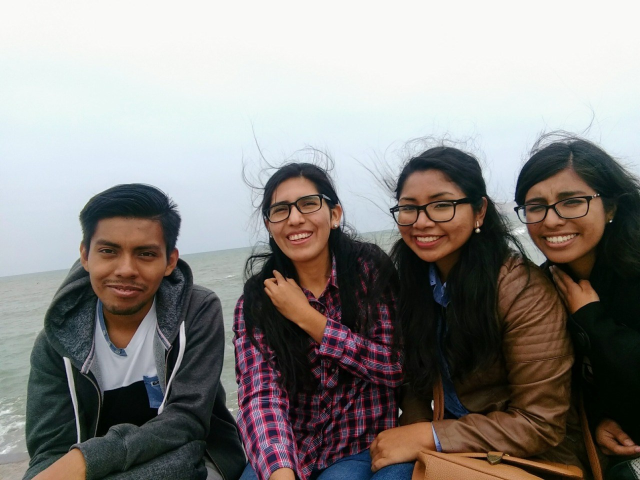
#> input picture foto2.jpg, 1280 x 960 px (shown at 1/2 size)
$ python save_rostros.py
#> lines starting #> are read from the running program, lines starting #| are printed output that depends on the picture; after the words box and inside, x2 and y2 are one past the last pixel; in counts of white or black regions, pixels touching at a corner belong together
import cv2

faceClassif = cv2.CascadeClassifier(cv2.data.haarcascades+'haarcascade_frontalface_default.xml')

image = cv2.imread('foto2.jpg')
#> image is the input picture: shape (960, 1280, 3); mean B, G, R 131.7, 134.4, 138
imageAux = image.copy()
gray = cv2.cvtColor(image, cv2.COLOR_BGR2GRAY)
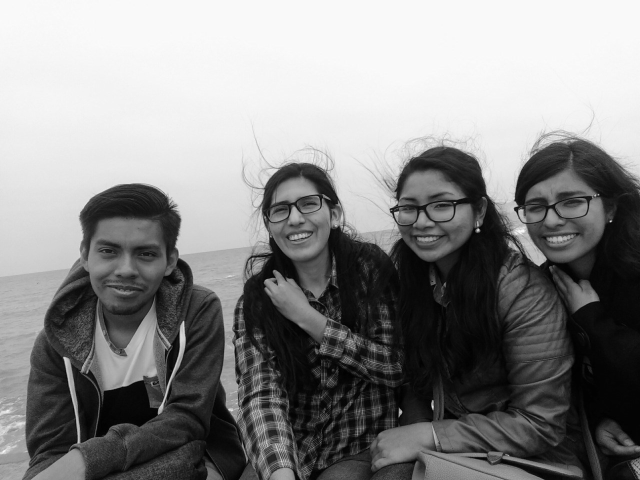
#> gray: shape (960, 1280) (shown at 1/2 size); min 0, max 255, mean 135.2

faces = faceClassif.detectMultiScale(gray, 1.2, 5)
#> faces = [[517, 355, 151, 151], [1020, 332, 182, 182], [778, 340, 179, 179], [155, 430, 193, 193]]

count = 0

for (x,y,w,h) in faces:

	cv2.rectangle(image, (x,y),(x+w,y+h),(128,0,255),2)
	rostro = imageAux[y:y+h,x:x+w]
	rostro = cv2.resize(rostro,(150,150), interpolation=cv2.INTER_CUBIC)
	cv2.imwrite('rostro_{}.jpg'.format(count),rostro)
	count = count + 1

	cv2.imshow('rostro',rostro)
	cv2.imshow('image',image)
	cv2.waitKey(0)
#> this loop made 4 passes
#> pass 1, `rostro = imageAux[y:y+h,x:x+w]`:
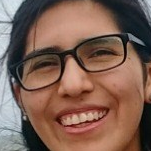
#> rostro: shape (151, 151, 3); mean B, G, R 83.8, 97.1, 127.6
#> pass 1, `rostro = cv2.resize(rostro,(150,150), interpolation=cv2.INTER_CUBIC)`:
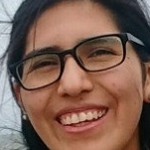
#> rostro: shape (150, 150, 3); mean B, G, R 83.8, 97.1, 127.6
#> pass 1, `cv2.imshow('image',image)`:
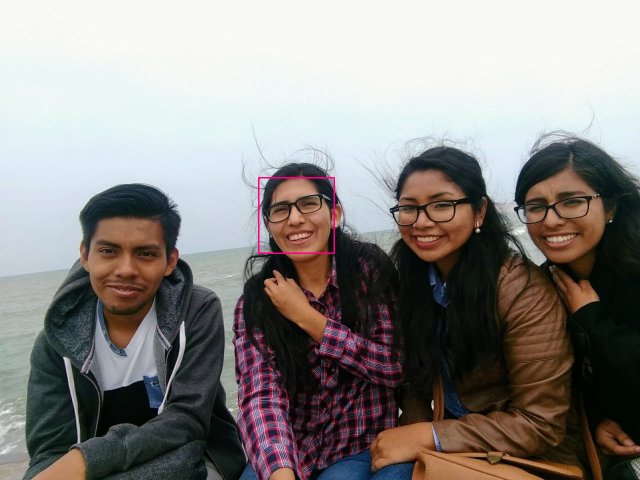
#> window 'image': shape (960, 1280, 3) (shown at 1/2 size); mean B, G, R 131.7, 134.3, 138.2
#> pass 2, `rostro = imageAux[y:y+h,x:x+w]`:
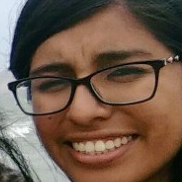
#> rostro: shape (182, 182, 3); mean B, G, R 74.2, 89.6, 111.9
#> after the loop:
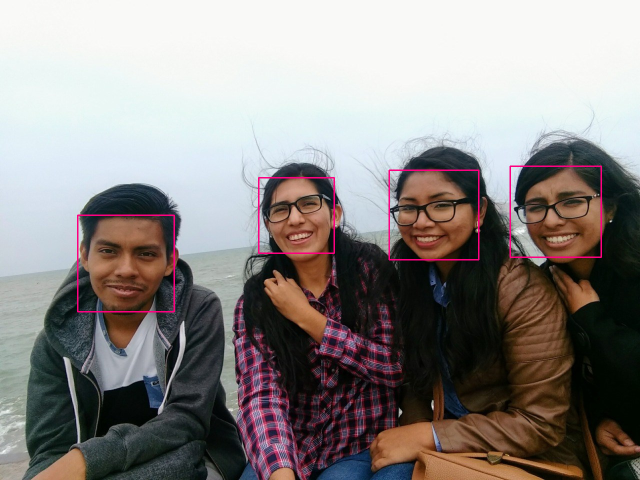
#> image: shape (960, 1280, 3) (shown at 1/2 size); 0.69% of pixels changed, all inside (x1, y1, x2, y2) = (154, 331, 1204, 625)
#> after the loop, count = 4

cv2.destroyAllWindows()

$ run again, with rostro_3.jpg copied over foto2.jpg
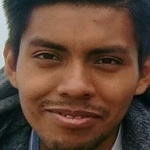
#> input picture rostro_3.jpg, 150 x 150 px
#> image is the input picture: shape (150, 150, 3); mean B, G, R 56.3, 71.5, 99.2
#> faces = [[10, 10, 126, 126]]
#> the loop `for (x,y,w,h) in faces: ` made 1 pass
#> (x, y, w, h, count) on pass 1: (10, 10, 126, 126, 1)
#> pass 1, `rostro = imageAux[y:y+h,x:x+w]`:
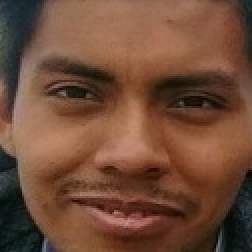
#> rostro: shape (126, 126, 3) (shown 2 times larger); mean B, G, R 56.1, 75.7, 112.7
#> pass 1, `cv2.imshow('image',image)`:
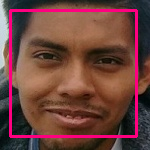
#> window 'image': shape (150, 150, 3); mean B, G, R 61.2, 67.2, 111
#> after the loop `for (x,y,w,h) in faces:`: count = 1
